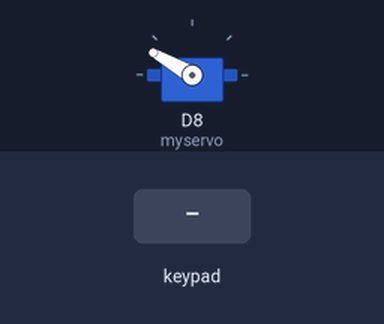
Recording of a sketch running on a simulated ESP8266 (NodeMCU). Shown: servo. Inputs (shaded band) come from the test bench. WiFi joins after 1.5 s; servers stay silent unless stated; random numbers use the default seed unless the sketch sets one; no MQTT or app messages arrive unless stated; what the sketch prints to the serial monitor is not drawn.

Above: at 2.8 s.
2.9 s: keypad keys 5 4 3 2 # pressed 0.4 s apart
At 5.7 s:
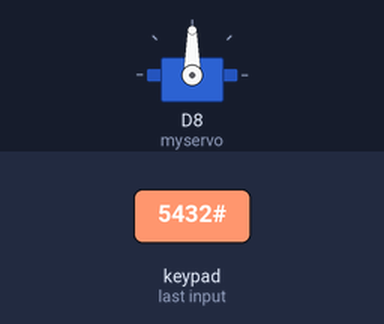
9.4 s: key '#' pressed
Timing chart, 0 to 16.2 s (numbered marks = the images above; inputs shaded):
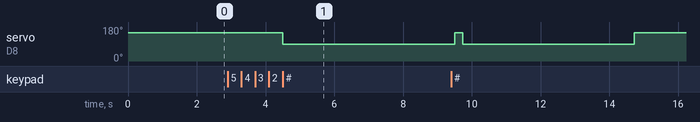

The sketch:

AR_ATM_test_1.ino
```cpp
#undef HIGH
#undef LOW

#include <Keypad.h>
#include <Servo.h>
#include <ESP8266WiFi.h>
#include <WiFiClient.h>
#include <PubSubClient.h>

const char* ssid = "Password is 1234";//put your wifi network name here
const char* password = "";//put your wifi password here
const char* mqtt_server = "broker.hivemq.com";

WiFiClient espClient;
PubSubClient client(espClient);

int amount = 10000;

const byte ROWS = 4;
const byte COLS = 4;

char keys[ROWS][COLS] = {
  {'1','2','3','A'},
  {'4','5','6','B'},
  {'7','8','9','C'},
  {'*','0','#','D'}
};

byte rowPins[ROWS] = {D0, D1, D2, D3};
byte colPins[COLS] = {D4, D5, D6, D7};

Keypad keypad = Keypad(makeKeymap(keys), rowPins, colPins, ROWS, COLS);
Servo myservo;

String passcode="";
String myPasscode="5432"; //predefined passcode, change as per your desire

void setup(){
    Serial.begin(115200);
    myservo.attach(15); //attach the servo on pin D8)
    myservo.write(150);
    setup_wifi();
    client.setServer(mqtt_server, 1883);
    client.setCallback(callback);
}
void setup_wifi() {
    delay(100);
    // We start by connecting to a WiFi network
    Serial.print("Connecting to ");
    Serial.println(ssid);
    WiFi.begin(ssid, password);
    while (WiFi.status() != WL_CONNECTED) {
        delay(500);
        Serial.print(".");
    }
    Serial.println("");
    Serial.println("WiFi connected");
    Serial.println("IP address: ");
    Serial.println(WiFi.localIP());
}

void callback(char* topic, byte* payload, unsigned int length) {
    Serial.print("Message arrived in topic: ");
    Serial.println(topic);
    Serial.print("Message: ");
    String message;
    for (int i = 0; i < length; i++) {
        //Serial.print((char)payload[i]);
        message+=(char)payload[i];
    }
    if(message==myPasscode) {
        publish("Approved");
        dispatchMoney();
    } else {
        publish("Denied");
        incorrectPass();
    }
    Serial.println();
    Serial.println("-----------------------");
}

void publish(String msg){
    char message[100];
    msg.toCharArray(message,100);
    client.publish("/ABC/ATM/ACK", message);
}

void reconnect() {
// Loop until we're reconnected
    while (!client.connected()) {
        Serial.print("Attempting MQTT connection...");
        // Create a random client ID
        String clientId = "ESP8266Client-";
        clientId += String(random(0xffff), HEX);
        // Attempt to connect
        //if you MQTT broker has clientID,username and password
        //please change following line to if (client.connect(clientId,userName,passWord))
        if (client.connect(clientId.c_str())) {
            Serial.println("connected");
            //once connected to MQTT broker, subscribe command if any
            client.subscribe("/ABC/ATM/RCV");
        } else {
            Serial.print("failed, rc=");
            Serial.print(client.state());
            Serial.println(" try again in 5 seconds");
            // Wait 6 seconds before retrying
            delay(6000);
        }
    }
} //end reconnect()

void loop(){
    if (!client.connected()) {
        reconnect();
    }
    client.loop();

    char myKey = keypad.getKey();
    if (myKey != NULL){
        if(myKey =='#') {
            Serial.print("You entered: ");
            Serial.println(passcode);
            if(passcode == myPasscode) {
                Serial.println("Your are welcome");
                dispatchMoney();
            } else {
                //Serial.println("Password did not match");
                incorrectPass();
                passcode="";
            }
        } else {
            passcode+=myKey;
        }
        delay(200);
    }
}

void dispatchMoney() {
    Serial.println("Dispatching money...");
    amount = amount - 50;
    Serial.print("Balance: ");
    Serial.println(amount);
    myservo.write(90); //rotates the motor counterclockwise at slow speed
    delay(5000);
    myservo.write(150); //rotates the motor counterclockwise at slow speed
}

void incorrectPass() {
  Serial.println("Incorrect PIN Code...");
  Serial.print("Balance: ");
  Serial.println(amount);
}
```

Measured:
- after the input at 2.9 s, servo on D8 (myservo): 150° → 90° after 1.6 s
